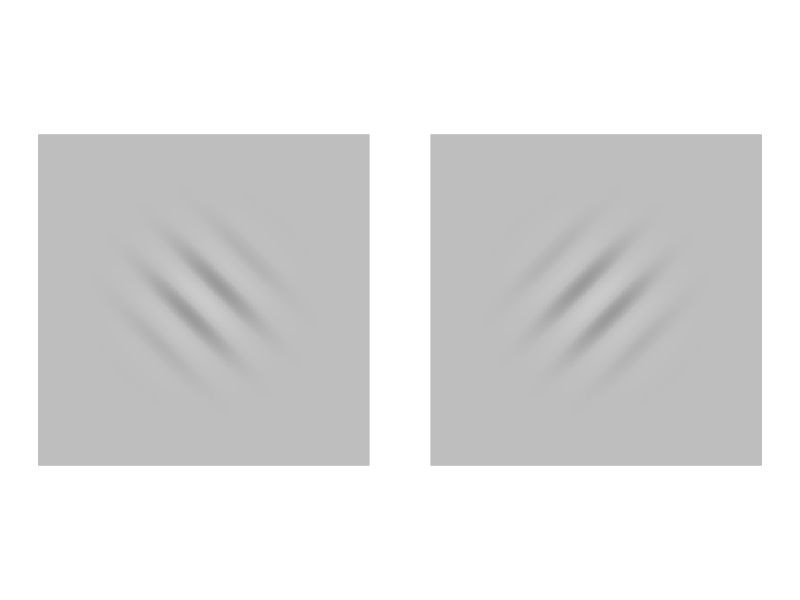
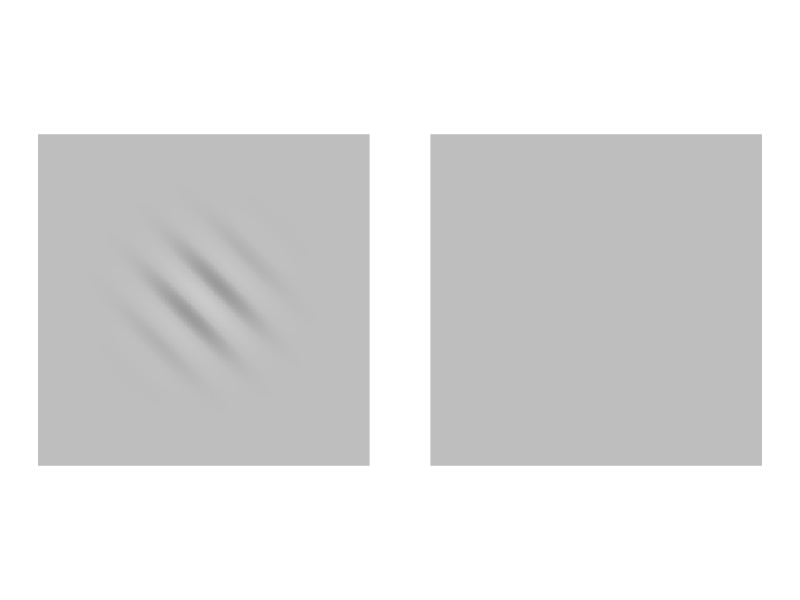

The R source for these figures, in order:
library(ggplot2)
library(patchwork)

make_gabor <- function(size = 256, sigma = 30, freq = 0.03,
                       phase = 0, theta = 0, contrast = 1){
  
  x <- seq(-size/2, size/2, length.out = size)
  y <- seq(-size/2, size/2, length.out = size)
  grid <- expand.grid(x = x, y = y)
  
  x_theta <- grid$x*cos(theta) + grid$y*sin(theta)
  y_theta <- -grid$x*sin(theta) + grid$y*cos(theta)
  
  gaussian <- exp(-(x_theta^2 + y_theta^2)/(2*sigma^2))
  sinusoid <- cos(2*pi*freq*x_theta + phase)
  grid$gabor <- contrast * gaussian * sinusoid
  
  return(grid)
}

p1 <- ggplot(make_gabor(theta =  pi/4, contrast = 0.2), aes(x, y, fill = gabor)) +
  geom_raster() +
  scale_fill_gradient2(low = "black", mid = "gray", high = "white", limits = c(-1, 1)) +
  coord_equal() +
  theme_void() +
  theme(legend.position = "none")

p2 <- ggplot(make_gabor(theta = -pi/4, contrast = 0.2), aes(x, y, fill = gabor)) +
  geom_raster() +
  scale_fill_gradient2(low = "black", mid = "gray", high = "white", limits = c(-1, 1)) +
  coord_equal() +
  theme_void() +
  theme(legend.position = "none")

p3 <- ggplot(make_gabor(theta =  pi/4, contrast = 0), aes(x, y, fill = gabor)) +
  geom_raster() +
  scale_fill_gradient2(low = "black", mid = "gray", high = "white", limits = c(-1, 1)) +
  coord_equal() +
  theme_void() +
  theme(legend.position = "none")

g1 <- list(p1, p2)
g1 <- lapply(g1, function(p) {
  p + theme(
    legend.position = "none",
    plot.margin = margin(t = 0, r = 10, b = 0, l = 10, unit = "pt")
  )
})

discrimination <- wrap_plots(g1, nrow = 1)
ggsave("discrimination.png", discrimination, width = 4, height = 2, dpi = 300, bg = "white")

g2 <- list(p1, p3)
g2 <- lapply(g2, function(p) {
  p + theme(
    legend.position = "none",
    plot.margin = margin(t = 0, r = 10, b = 0, l = 10, unit = "pt")
  )
})

detection <- wrap_plots(g2, nrow = 1)
ggsave("detection.png", detection, width = 4, height = 2, dpi = 300, bg = "white")
